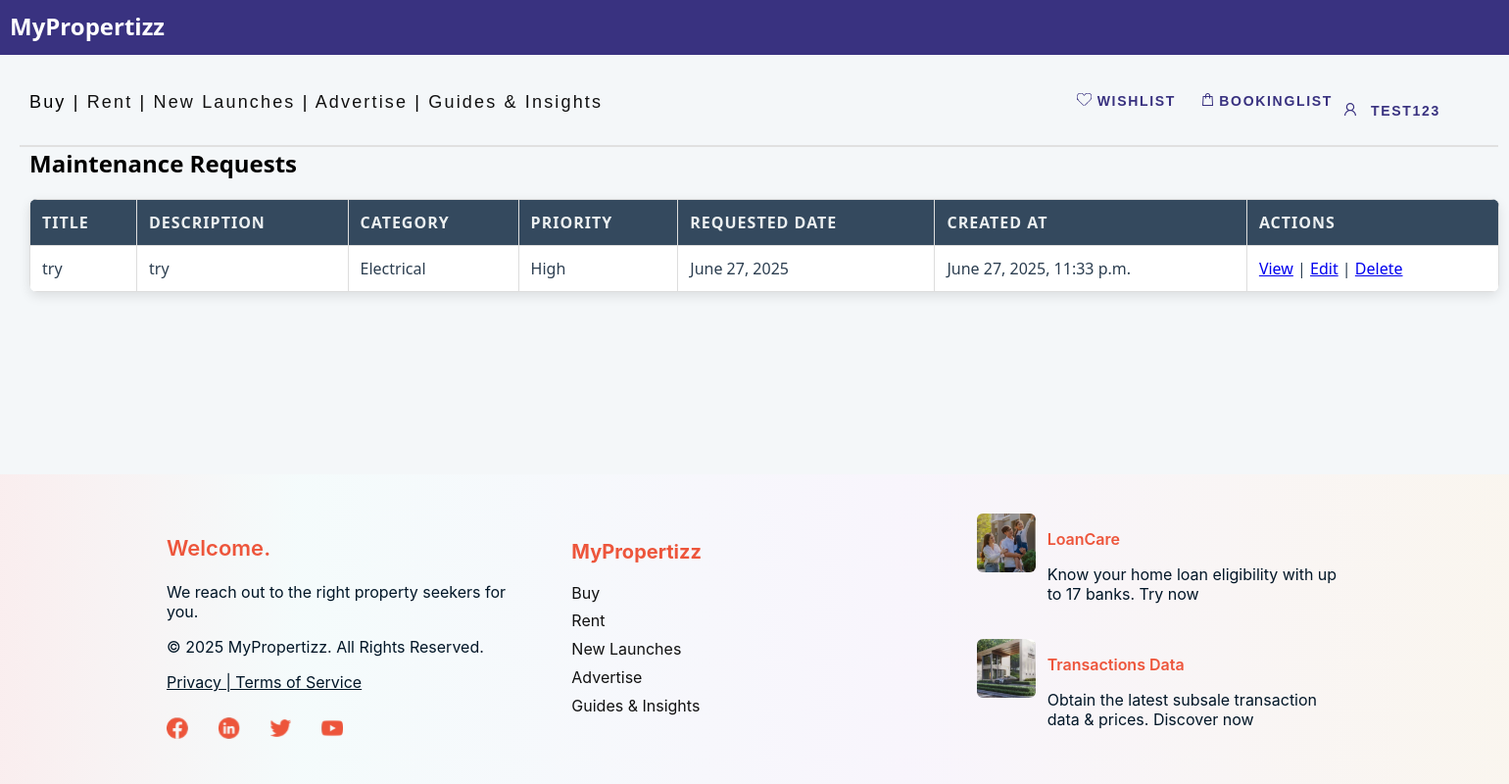
The page /maintenance/requests/ (signed in) on the database its author committed.
### maintenance/models.py (models this page shows, shortened)
class MaintenanceRequest(models.Model):
    CATEGORY_CHOICES = [
        ('Electrical', 'Electrical'),
        ('Plumbing', 'Plumbing'),
        ('HVAC', 'HVAC'),
        ('General Maintenance', 'General Maintenance'),
    ]
    PRIORITY_CHOICES = [
        ('High', 'High'),
        ('Medium', 'Medium'),
        ('Low', 'Low'),
    ]
    title = models.CharField(max_length=100)
    description = models.TextField()
    category = models.CharField(max_length=50, choices=CATEGORY_CHOICES)
    priority = models.CharField(max_length=50, choices=PRIORITY_CHOICES)
    requested_date = models.DateField()
    attachment = models.FileField(upload_to='maintenance_attachments/', null=True, blank=True)
    created_by = models.ForeignKey(User, on_delete=models.CASCADE)
    created_at = models.DateTimeField(auto_now_add=True)  # Only use auto_now_add

### maintenance/views.py (the view)
# urls.py: path('requests/', views.view_requests, name='view_requests'),
def view_requests(request):
    requests = MaintenanceRequest.objects.all().order_by('-created_at')
    return render(request, 'maintenance/view_requests.html', {'requests': requests})

### maintenance/maintenance/templates/maintenance/view_requests.html (shortened to what this page needs)
{% load static %}
<!DOCTYPE html>
<html lang="en">
<head>
    <link rel="stylesheet" href="{% static 'css/style.css' %}">
    <link rel="stylesheet" href="{% static 'main/style.css' %}">
</head>
<body>
    {% include 'header.html' %}
<div class="layout-wrapper">
    <main class="layout-content">
    <div class="container">
    <h2>Maintenance Requests</h2>
    <table>
        <thead>
            <tr>
                <th>Title</th>
                <th>Description</th>
                <th>Category</th>
                <th>Priority</th>
                <th>Requested Date</th>
                <th>Created At</th>
                <th>Actions</th>
            </tr>
        </thead>
        <tbody>
            {% for request in requests %}
                <tr>
                    <td>{{ request.title }}</td>
                    <td>{{ request.description }}</td>
                    <td>{{ request.category }}</td>
                    <td>{{ request.priority }}</td>
                    <td>{{ request.requested_date }}</td>
                    <td>{{ request.created_at }}</td>
                    <td>
                        <a href="#">View</a> | <a href="#">Edit</a> | <a href="#">Delete</a>
                    </td>
                </tr>
            {% endfor %}
        </tbody>
    </table>
    </div>
    </main>
    {% include 'footer.html' %}
</div>
</body>
</html>

### main/templates/header.html (shortened to what this page needs)
{% load static %}
<link rel="stylesheet" href="{% static 'css/saved_property.css' %}">
<div class="frame-229">
  <div class="rectangle-645">
    <span style="color: white; font-size: 24px; font-weight: bold; margin: 10px; position: absolute;">MyPropertizz</span>
</div>
  <a href="{% url 'booking_list' %}" style="text-decoration:none">
    <div class="bookinglist">
      <img src="{% static 'images/vector1.svg' %}" alt="Booking Icon" />
      BookingList
    </div>
  </a>
  <div class="account">
    <img src="{% static 'images/vector2.svg' %}" alt="Account Icon" />
    {% if user.is_authenticated %}
      <div class="dropdown">
        <button class="dropbtn" onclick="toggleDropdown(event)">{{ user.username }}</button>
      </div>
    {% else %}
      <a href="{% url 'login' %}" style="margin-top:3px; display:inline-block;padding:6px 10px 15px 10px;">Account</a>
    {% endif %}
  </div>
  <a href="{% url 'saved_properties' %}" style="text-decoration:none">
    <div class="wishlist">
      <img src="{% static 'images/vector3.svg' %}" alt="Wishlist Icon" />
      Wishlist
    </div>
  </a>
  <div class="rectangle-7"></div>
  <div class="buy-rent-new-launches-transations-advertise-guies-insights-events">
    <span>
      <a href="{% url 'proplistpage:property-list' %}" style="text-decoration:none; color:#000000;">Buy</a>
      |
      <a href="{% url 'rentlistpage:rent-list' %}" style="text-decoration:none; color: #111111;">Rent</a>
      |
      <a href="{% url 'proplistpage:new-launches' %}" style="text-decoration:none; color: #111111;">New Launches</a>
      |
      <a href="{% url 'proplistpage:advertise' %}" style="text-decoration:none; color: #111111;">Advertise</a>
      |
      <a href="{% url 'proplistpage:guides-insights' %}" style="text-decoration:none; color: #111111;">Guides & Insights</a>
    </span>
  </div>
</div>

### proplistpage/static/css/style.css (style rules this page uses)
body { margin: 0; padding: 0; overflow-x: hidden; }
.layout-wrapper { display: flex; flex-direction: column; min-height: 100vh; }
.layout-content { flex: 1; }
.frame-229 { width: 100%; height: 235px; position: absolute; left: 0px; top: 0px; }
.rectangle-645 { background: #393280; width: 100%; height: 56px; position: absolute; }
.rectangle-7 { background: #e0e0e0; width: 98%; height: 2px; position: absolute; left: 20px; top: 130px; transform-origin: 0 0; transform: rotate(0deg) scale(1, -1); }
.account { color: #393280; text-align: left; font-family: "Inter-SemiBold", sans-serif; font-size: 14px; letter-spacing: 0.12em; font-weight: 600; text-transform: uppercase; position: absolute; right: 20px; padding-top:12px; top: 85px; }
.dropdown { position: relative; display: inline-block; }
.dropbtn { background-color: transparent; border: none; cursor: pointer; color: #393280; text-align: left; font-family: "Inter-SemiBold", sans-serif; font-size: 14px; letter-spacing: 0.12em; font-weight: 600; text-transform: uppercase; padding: 10px 10px 10px 10px; }
.wishlist { color: #393280; text-align: left; font-family: "Inter-SemiBold", sans-serif; font-size: 14px; letter-spacing: 0.12em; font-weight: 600; text-transform: uppercase; position: absolute; right: 300px; top: 85px; padding: 20px 10px 20px 10px; cursor: pointer; }
.buy-rent-new-launches-transations-advertise-guies-insights-events { text-align: left; font-family: "-", sans-serif; font-size: 18px; letter-spacing: 0.12em; font-weight: 400; position: relative; top: 90px; left: 30px; }
.account { color: #393280; text-align: left; font-family: "Inter-SemiBold", sans-serif; font-size: 14px; letter-spacing: 0.12em; font-weight: 600; text-transform: uppercase; position: absolute; padding: 10px 10px 30000px 10px; z-index: 100; right: 20px; top: 100px; cursor: pointer; }
.wishlist { color: #393280; text-align: left; font-family: "Inter-SemiBold", sans-serif; font-size: 14px; letter-spacing: 0.12em; font-weight: 600; text-transform: uppercase; position: absolute; right: 300px; top: 109px; padding: 10px 10px 10px 10px; cursor: pointer; }
.rectangle-7 { background: #e0e0e0; width: 98%; height: 2px; position: absolute; left: 20px; top: 180px; transform-origin: 0 0; transform: rotate(0deg) scale(1, -1); }
.buy-rent-new-launches-transations-advertise-guies-insights-events { text-align: left; font-family: "-", sans-serif; font-size: 18px; letter-spacing: 0.12em; font-weight: 400; position: relative; top: 94px; left: 30px; }

### main/static/main/style.css (style rules this page uses)
body { font-family: 'Segoe UI', Tahoma, Geneva, Verdana, sans-serif; background-color: #f4f7f9; margin: 0; padding: 0; }
table { width: 80%; margin: auto; border-collapse: collapse; background-color: #ffffff; box-shadow: 0 4px 12px rgba(0, 0, 0, 0.1); border-radius: 8px; overflow: hidden; }
table th { background-color: #34495e; color: #ecf0f1; padding: 12px; text-transform: uppercase; letter-spacing: 1px; }
table td { padding: 12px; text-align: center; border-bottom: 1px solid #e1e4e8; color: #2c3e50; }
.frame-229 { width: 100%; height: 235px; position: absolute; left: 0px; top: 0px; }
.rectangle-645 { background: #393280; width: 100%; height: 56px; position: absolute; }
.rectangle-7 { background: #e0e0e0; width: 98%; height: 2px; position: absolute; left: 20px; top: 150px; transform-origin: 0 0; transform: rotate(0deg) scale(1, -1); }
.account { color: #393280; text-align: left; font-family: "Inter-SemiBold", sans-serif; font-size: 14px; letter-spacing: 0.12em; font-weight: 600; text-transform: uppercase; position: absolute; right: 50px; top: 85px; padding: 10px 10px 10px 10px; z-index: 100; }
.dropdown { position: relative; display: inline-block; }
.dropbtn { background-color: transparent; border: none; cursor: pointer; color: #393280; text-align: left; font-family: "Inter-SemiBold", sans-serif; font-size: 14px; letter-spacing: 0.12em; font-weight: 600; text-transform: uppercase; padding: 10px 10px 10px 10px; }
.wishlist { color: #393280; text-align: left; font-family: "Inter-SemiBold", sans-serif; font-size: 14px; letter-spacing: 0.12em; font-weight: 600; text-transform: uppercase; position: absolute; right: 330px; top: 85px; padding: 10px 10px 30px 10px; cursor: pointer; }
.bookinglist { color: #393280; text-align: left; font-family: "Inter-SemiBold", sans-serif; font-size: 14px; letter-spacing: 0.12em; font-weight: 600; text-transform: uppercase; position: absolute; right: 170px; top: 85px; padding: 10px 10px 30px 10px; cursor: pointer; }

### rows shown on the page
MaintenanceRequest: title "try", description "try", category "Electrical", priority "High", requested_date "June 27, 2025", created_at "June 27, 2025, 11:33 p.m."

### other values the page prints
{{ user.username }} "TEST123"
